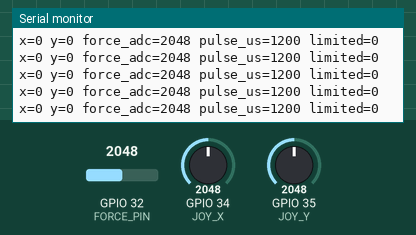
The sketch below on a simulated ESP32. Shown: the last lines printed to the serial monitor. Inputs (shaded band) come from the test bench; at power-on: GPIO 32 (FORCE_PIN) = 2048, GPIO 34 (JOY_X) = 2048, GPIO 35 (JOY_Y) = 2048 (analog values on the 0–4095 scale).

Above: at 1.7 s.
1.8 s: GPIO 32 (FORCE_PIN) set to 2866
At 2.01 s:
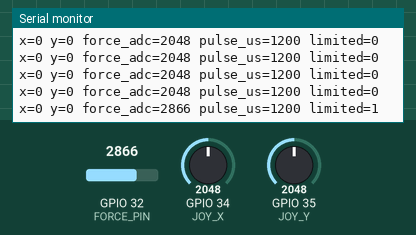
3.3 s: GPIO 34 (JOY_X) set to 2866
At 3.31 s:
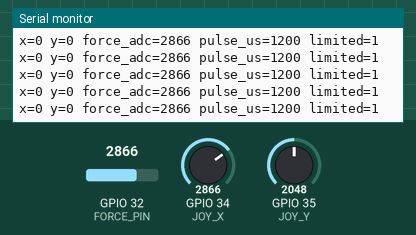
4.8 s: GPIO 35 (JOY_Y) set to 2866
At 4.87 s:
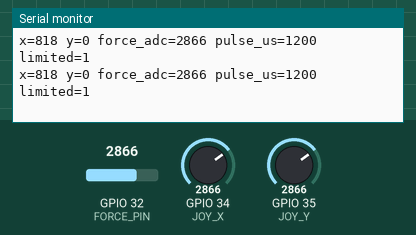
6.3 s: GPIO 32 (FORCE_PIN) set to 3540
At 6.44 s:
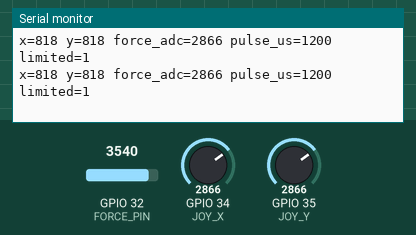
7.8 s: GPIO 34 (JOY_X) set to 3540
At 8.0 s:
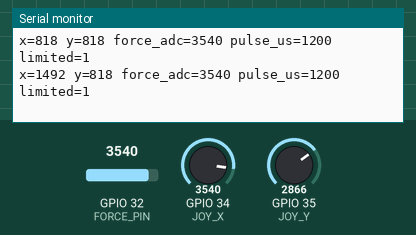
9.3 s: GPIO 35 (JOY_Y) set to 3540
At 9.31 s:
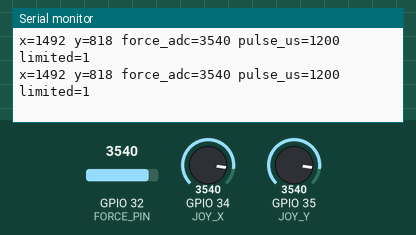
Timing chart, 0 to 11.8 s (numbered marks = the images above; inputs shaded):
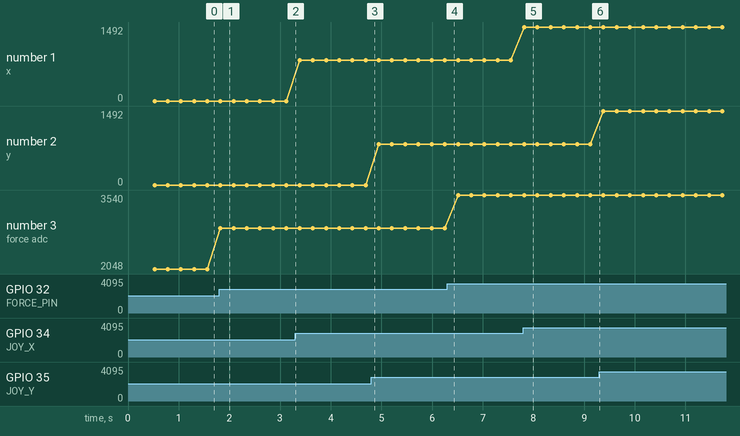

Measured:
- after the input at 1.8 s, the serial monitor: prints a new line at once (image 1)
- after the input at 7.8 s, the serial monitor: prints a new line at once (image 5)
- plotted number 1: 0 → 818 after the input at 3.3 s, 818 → 1492 after the input at 7.8 s
- plotted number 3: 2048 → 2866 after the input at 1.8 s, 2866 → 3540 after the input at 6.3 s

The sketch:

iss_assistant.ino
```cpp
#include <Arduino.h>

// Draft for classic ESP32 DevKit and Arduino-ESP32 3.x.
// One positional servo controls gripper closure, not the four bending tendons.
// Joystick powered by 3.3 V: X -> GPIO34, Y -> GPIO35, switch -> GPIO27/GND.
// Analog FSR divider: 3.3 V -> FSR -> GPIO32 -> 10k resistor -> GND.
// More force must increase the ADC reading. This is not a load-cell driver.
// Servo signal -> GPIO18. Use its rated external supply and a common ground.
// Keep sensor voltages <= 3.3 V. Set limits with the tendon disconnected first.
constexpr int JOY_X = 34;
constexpr int JOY_Y = 35;
constexpr int JOY_BUTTON = 27;
constexpr int FORCE_PIN = 32;
constexpr int SERVO_PIN = 18;
constexpr bool HARDWARE_CONFIGURED = false; // Set true after checking wiring/limits.
constexpr int OPEN_US = 1200;
constexpr int CLOSED_US = 1800; // Must be calibrated to the actual linkage.
constexpr int FORCE_STOP_ADC = 2400; // Placeholder raw threshold, not newtons.
constexpr int FORCE_RELEASE_ADC = 2200;
constexpr int DEADBAND = 250;
constexpr int STEP_US = 3;

int centreX = 0;
int centreY = 0;
int servoUs = OPEN_US;
bool forceLimited = false;
uint32_t lastTick = 0;
uint32_t lastReport = 0;

bool writeServo(int pulseUs) {
  const uint32_t duty = uint32_t(pulseUs) * 65535UL / 20000UL;
  return ledcWrite(SERVO_PIN, duty);
}

void setup() {
  Serial.begin(115200);
  pinMode(JOY_BUTTON, INPUT_PULLUP);
  analogReadResolution(12);
  analogSetPinAttenuation(JOY_X, ADC_11db);
  analogSetPinAttenuation(JOY_Y, ADC_11db);
  analogSetPinAttenuation(FORCE_PIN, ADC_11db);
  // Keep joystick centred throughout startup calibration.
  for (int i = 0; i < 100; ++i) {
    centreX += analogRead(JOY_X);
    centreY += analogRead(JOY_Y);
    delay(5);
  }
  centreX /= 100;
  centreY /= 100;
  if (!HARDWARE_CONFIGURED) {
    Serial.println("Draft configuration: servo disabled; check wiring and limits.");
    return;
  }
  if (centreX < 500 || centreX > 3500 || centreY < 500 || centreY > 3500) {
    Serial.println("Joystick calibration failed; servo disabled.");
    while (true) delay(1000);
  }
  if (!ledcAttach(SERVO_PIN, 50, 16) || !writeServo(servoUs)) {
    Serial.println("Servo PWM initialization failed.");
    ledcDetach(SERVO_PIN);
    while (true) delay(1000);
  }
}

void loop() {
  const uint32_t now = millis();
  if (now - lastTick < 20) return;
  lastTick = now;
  const int x = analogRead(JOY_X) - centreX;
  const int y = analogRead(JOY_Y) - centreY;
  const int force = analogRead(FORCE_PIN);
  if (force >= FORCE_STOP_ADC) forceLimited = true;
  if (force <= FORCE_RELEASE_ADC) forceLimited = false;

  // Hold the joystick switch to enable motion. Y positive closes, negative opens.
  // Force threshold blocks further closing; opening remains available.
  if (HARDWARE_CONFIGURED && digitalRead(JOY_BUTTON) == LOW) {
    int nextUs = servoUs;
    if (y < -DEADBAND) nextUs -= STEP_US;
    if (y > DEADBAND && !forceLimited) nextUs += STEP_US;
    nextUs = constrain(nextUs, OPEN_US, CLOSED_US);
    if (nextUs != servoUs) {
      if (!writeServo(nextUs)) {
        ledcDetach(SERVO_PIN);
        Serial.println("PWM write failed; servo output disabled.");
        while (true) delay(1000);
      }
      servoUs = nextUs;
    }
  }
  if (now - lastReport >= 250) {
    lastReport = now;
    Serial.printf("x=%d y=%d force_adc=%d pulse_us=%d limited=%d\n",
                  x, y, force, servoUs, forceLimited);
  }
}
```
